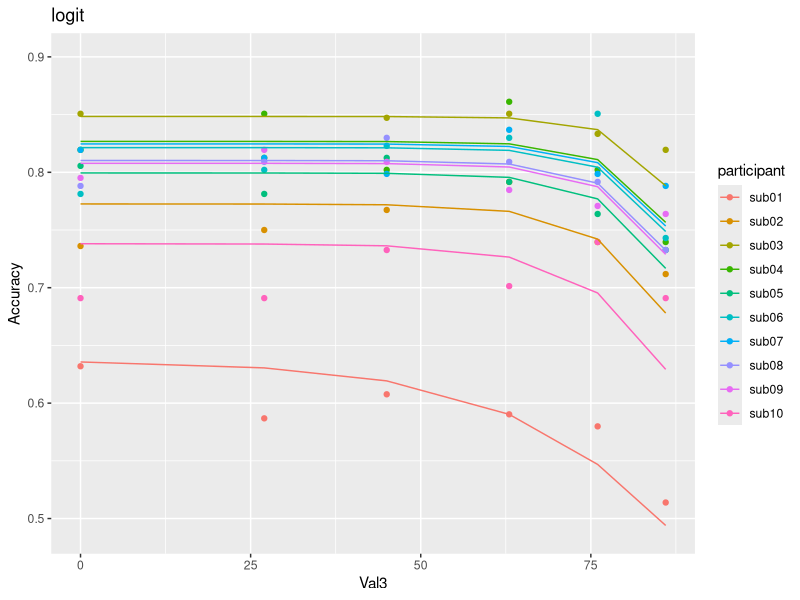

Reproduce this figure in R.
#+ message = F
library(tidyverse)
library(data.table)


#'# data loading
dat <- fread("exp1_data_behavior.csv", sep = ",", header = T)
dat <- mutate(dat, Corr = ifelse(ChosenITM == CorrectITM, 1, 0))
#dat <- subset(dat, dat$participant != "sub01")
dat <- na.omit(dat)


#'# functions
fs_logit <- function(Val3, Corr) {
    guess <- 0.5
    params <- list("Val3" = Val3, "Corr" = Corr) # input vector
    
    fit <- suppressWarnings(optim(par = guess, fn = deviance, gr = NULL, method = "L-BFGS-B", parameters = params,
                                  upper = 20,
                                  control = list("maxit" = 100000)))
    
    est <- data.frame(sH = fit$par[1], w = 0, dev = fit$value)
    return(est)
}

deviance <- function(x, parameters) {
    Val3 <- parameters$Val3
    Corr <- parameters$Corr
    
    sH = x[1]
    w = 0
    
    Vcu <- as.data.frame(cbind(100, 90, Val3))/100
    colnames(Vcu) <- c("V1", "V2", "V3")
    Vcu <- mutate(Vcu, sumVcu = V1 + V2 + V3)
    Vcu <- mutate(Vcu, normalizer = sH + w * sumVcu)
    M <- Vcu[, 1:3]/Vcu$normalizer
    M <- mutate(M, P = exp(V1) / (exp(V1) + exp(V2) + exp(V3)))
    M <- mutate(M, P = ifelse(P < .01, .01, P)) #adjustments to avoid punishing models too much for very unlikely predictions
    M <- mutate(M, P = ifelse(P > .99, .99, P)) #adjustments to avoid punishing models too much for very unlikely predictions
    M$Corr <- Corr
    
    dev = -2 * sum(M$Corr * log(M$P) + (1 - M$Corr) * log(1 - M$P))
    return(dev)
}


#'# individual fittings
fits <- c()

for (sub in unique(dat$participant)) {
    d <- subset(dat, dat$participant == sub)
    Val3 <- d$Val3
    Corr <- d$Corr
    f <- tryCatch(fs_logit(Val3, Corr), error = function(e){f = cbind(NA, NA, NA)}) 
    colnames(f) <- c("sH", "w", "dev")
    fits <- try(rbind(fits, cbind(f, sub)))
    fits <- na.omit(fits)
    fits$sH <- as.numeric(fits$sH)
    fits$w <- as.numeric(fits$w)
    fits$dev <- as.numeric(fits$dev)
}


#'# visualization 
prediction <- c()

for (subj in unique(fits$sub)) {
    f <- subset(fits, fits$sub == subj)
    
    pred <- c(
        exp(1 / (f[1] + f[2] * 1.90)) / ( exp(1 / (f[1] + f[2] * 1.90)) + exp(0.9 / (f[1] + f[2] * 1.90)) + exp(0 / (f[1] + f[2] * 1.90)) ),
        exp(1 / (f[1] + f[2] * 2.17)) / ( exp(1 / (f[1] + f[2] * 2.17)) + exp(0.9 / (f[1] + f[2] * 2.17)) + exp(0.27 / (f[1] + f[2] * 2.17)) ),
        exp(1 / (f[1] + f[2] * 2.35)) / ( exp(1 / (f[1] + f[2] * 2.35)) + exp(0.9 / (f[1] + f[2] * 2.35)) + exp(0.45 / (f[1] + f[2] * 2.35)) ),
        exp(1 / (f[1] + f[2] * 2.53)) / ( exp(1 / (f[1] + f[2] * 2.53)) + exp(0.9 / (f[1] + f[2] * 2.53)) + exp(0.63 / (f[1] + f[2] * 2.53)) ),
        exp(1 / (f[1] + f[2] * 2.66)) / ( exp(1 / (f[1] + f[2] * 2.66)) + exp(0.9 / (f[1] + f[2] * 2.66)) + exp(0.76 / (f[1] + f[2] * 2.66)) ),
        exp(1 / (f[1] + f[2] * 2.76)) / ( exp(1 / (f[1] + f[2] * 2.76)) + exp(0.9 / (f[1] + f[2] * 2.76)) + exp(0.86 / (f[1] + f[2] * 2.76)) ))
    
    pred <- as.numeric(pred)
    pred <- as.data.frame(cbind(pred, subj))
    prediction <- rbind(prediction, pred)
}

dat %>%
    group_by(participant, Val3) %>%
    summarise(Accuracy = mean(Corr)) -> acc

acc <- subset(acc, acc$participant %in% unique(fits$sub))
acc <- cbind(acc, prediction)
acc$pred <- as.numeric(acc$pred)

logit <- ggplot(acc) + geom_point(aes(x = Val3, y = Accuracy, color = participant)) +
    geom_line(mapping = aes(x = Val3, y = pred, color = participant)) + ylim(0.49, 0.9) + ggtitle("logit")
logit

fits_logit <- fits
fits_logit <- mutate(fits_logit, aic = dev + 2)